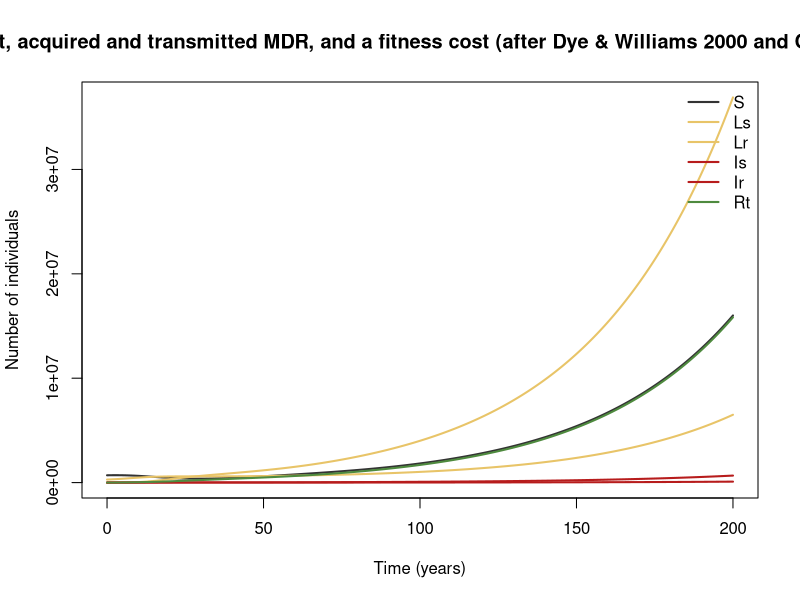

Write R code to recreate this figure.
## TB with treatment, acquired and transmitted MDR, and a fitness cost (after Dye & Williams 2000 and Cohen & Murray 2004)
## Tuberculosis.
## Parameter values: 0 of 14 checked against the source; the rest are recalled or illustrative.
## Reference: Dye C, Williams BG. "Criteria for the control of drug-resistant tuberculosis." PNAS 2000;97:8180–8185
## Source: https://doi.org/10.1073/pnas.140102797
##
## Generated from a compartmental model diagram (model format v1).
## Regenerating from the same diagram always gives this exact file.
##
## Compartments: S, Ls, Lr, Is, Ir, Rt
## Flows (time unit: years):
##   (outside) -> S   : (mu * N + mu_tb * (Is + Ir))
##   S -> Is          : p_fast * foi_s * S
##   S -> Ls          : (1 - p_fast) * foi_s * S
##   S -> Ir          : p_fast * foi_r * S
##   S -> Lr          : (1 - p_fast) * foi_r * S
##   Ls -> Is         : (v_react + p_fast * (1 - x_prot) * foi_s) * Ls
##   Ls -> Ir         : p_fast * (1 - x_prot) * foi_r * Ls
##   Lr -> Ir         : (v_react + p_fast * (1 - x_prot) * foi_r) * Lr
##   Lr -> Is         : p_fast * (1 - x_prot) * foi_s * Lr
##   Rt -> Is         : (relapse + p_fast * (1 - x_prot) * foi_s) * Rt
##   Rt -> Ir         : p_fast * (1 - x_prot) * foi_r * Rt
##   Is -> Rt         : (cure_nat + det * succ_s) * Is
##   Is -> Ir         : det * a_res * Is
##   Ir -> Rt         : (cure_nat + det * succ_r) * Ir
##   Is -> (outside)  : (mu + mu_tb) * Is

library(deSolve)

# ---- Time ------------------------------------------------------------
times <- seq(0, 200, by = 0.2)  # years

# ---- Parameters ------------------------------------------------------
parameters <- c(
  beta_s = 10,       # effective contacts per infectious case per year (1/year) [illustrative]
  fit_r = 0.8,       # relative transmissibility of MDR
  p_fast = 0.14,     # fraction who progress quickly after infection [illustrative]
  v_react = 0.0005,  # reactivation from latency (1/year) [illustrative]
  x_prot = 0.65,     # protection of latent and recovered people against reinfection-driven fast progression [illustrative]
  cure_nat = 0.2,    # self-cure (1/year) [illustrative]
  mu_tb = 0.2,       # TB death, untreated (1/year) [illustrative]
  det = 0.7,         # detection and treatment rate (1/year) [illustrative]
  succ_s = 0.85,     # treatment success for DS-TB [illustrative]
  a_res = 0.03,      # fraction of DS treatments that produce MDR [illustrative]
  succ_r = 0.5,      # first-line treatment success for MDR [illustrative]
  relapse = 0.002,   # relapse from Rt to DS active disease (1/year) [illustrative]
  mu = 0.02,         # birth = non-TB death rate (1/year)
  N0 = 1e6           # value taken from the notes text [recalled]
)

# ---- Initial conditions ----------------------------------------------
state <- with(as.list(parameters), {
  S <- 0.7 * N0     # uninfected
  Ls <- 0.29 * N0   # latent, drug-sensitive
  Lr <- 0           # latent, MDR
  Is <- 0.002 * N0  # active TB, drug-sensitive
  Ir <- 10          # active TB, MDR
  Rt <- 0           # recovered/treated, latent infection cleared or controlled
  c(S = S, Ls = Ls, Lr = Lr, Is = Is, Ir = Ir, Rt = Rt)
})

# ---- Model equations -------------------------------------------------
tb_mdr_treatment_model <- function(t, state, parameters) {
  with(as.list(c(state, parameters)), {
    # Total population
    N <- S + Ls + Lr + Is + Ir + Rt

    # Derived quantities
    foi_s <- beta_s * Is / N
    foi_r <- beta_s * fit_r * Ir / N

    # Rates of change
    dS <- (mu * N + mu_tb * (Is + Ir)) - p_fast * foi_s * S - (1 - p_fast) * foi_s * S - p_fast * foi_r * S - (1 - p_fast) * foi_r * S
    dLs <- (1 - p_fast) * foi_s * S - (v_react + p_fast * (1 - x_prot) * foi_s) * Ls - p_fast * (1 - x_prot) * foi_r * Ls
    dLr <- (1 - p_fast) * foi_r * S - (v_react + p_fast * (1 - x_prot) * foi_r) * Lr - p_fast * (1 - x_prot) * foi_s * Lr
    dIs <- p_fast * foi_s * S + (v_react + p_fast * (1 - x_prot) * foi_s) * Ls + p_fast * (1 - x_prot) * foi_s * Lr + (relapse + p_fast * (1 - x_prot) * foi_s) * Rt - (cure_nat + det * succ_s) * Is - det * a_res * Is - (mu + mu_tb) * Is
    dIr <- p_fast * foi_r * S + p_fast * (1 - x_prot) * foi_r * Ls + (v_react + p_fast * (1 - x_prot) * foi_r) * Lr + p_fast * (1 - x_prot) * foi_r * Rt + det * a_res * Is - (cure_nat + det * succ_r) * Ir
    dRt <- -(relapse + p_fast * (1 - x_prot) * foi_s) * Rt - p_fast * (1 - x_prot) * foi_r * Rt + (cure_nat + det * succ_s) * Is + (cure_nat + det * succ_r) * Ir

    list(c(dS, dLs, dLr, dIs, dIr, dRt))
  })
}

# ---- Solve -----------------------------------------------------------
out <- ode(y = state, times = times, func = tb_mdr_treatment_model, parms = parameters)
out <- as.data.frame(out)

# ---- Plot ------------------------------------------------------------
compartment_cols <- c(S = "#333333", Ls = "#E8C468", Lr = "#E8C468", Is = "#B71C1C", Ir = "#B71C1C", Rt = "#4E8A3E")
matplot(out$time, out[, names(compartment_cols)], type = "l", lty = 1, lwd = 2,
        col = compartment_cols, xlab = "Time (years)", ylab = "Number of individuals",
        main = "TB with treatment, acquired and transmitted MDR, and a fitness cost (after Dye & Williams 2000 and Cohen & Murray 2004)")
legend("topright", legend = names(compartment_cols), col = compartment_cols,
       lty = 1, lwd = 2, bty = "n")
